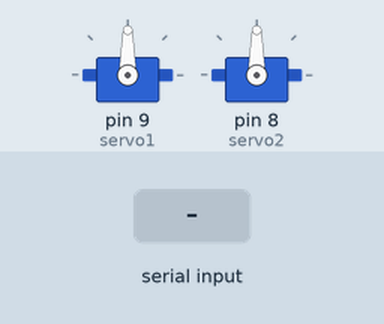
The sketch below on a simulated Arduino Uno, built with avr-gcc and run on an emulated ATmega328P. On the bench: 2 × servo. The inputs (shaded band) are chosen by the test bench.

Above: at 1.2 s.
1.3 s: "x:\n" received over Serial
At 1.9 s:
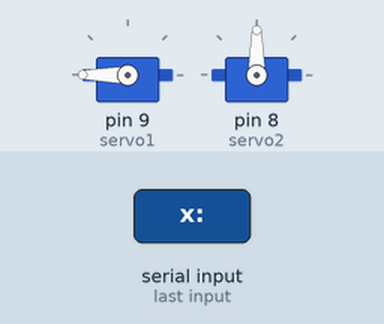
2.8 s: "y:\n" received over Serial
At 3.1 s:
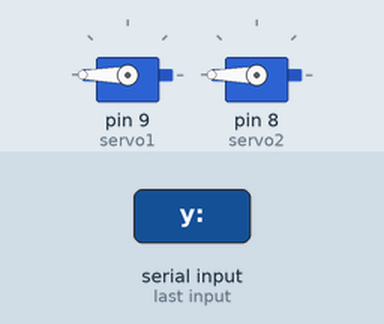
4.3 s: "x:90\n" received over Serial
At 5.5 s:
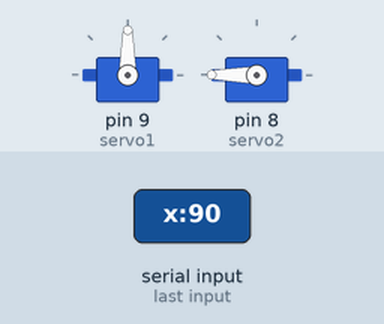
5.8 s: "x:,45\n" received over Serial
At 6.7 s:
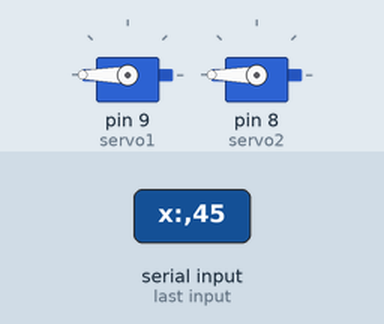
7.3 s: "y:90\n" received over Serial
At 7.8 s:
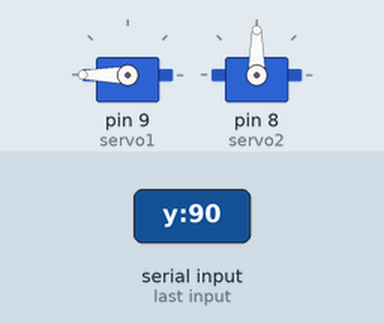
Timing chart, 0 to 9.8 s (numbered marks = the images above; inputs shaded):
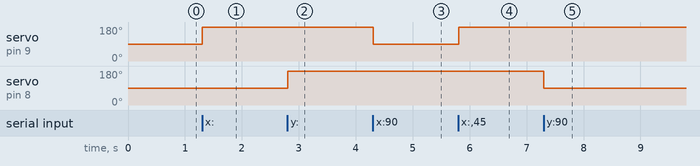

Measured:
- after the input at 1.3 s, servo on pin 9 (servo1): 90° → 180° at once
- after the input at 2.8 s, servo on pin 8 (servo2): 90° → 180° at once
- after the input at 4.3 s, servo on pin 9 (servo1): 180° → 90° at once
- after the input at 5.8 s, servo on pin 9 (servo1): 90° → 180° at once
- after the input at 7.3 s, servo on pin 8 (servo2): 180° → 90° at once

The sketch:

servo_motor_rotation.ino
```cpp
// X축 Y축 서보모터 제어(라이브러리 활용) + 시리얼 통신을 통한 각도 주고 받기
// 최종 수정일: 26.2.16

#include <Servo.h>

Servo servo1; // X축 제어용 서보모터 (Pin 9)
Servo servo2; // Y축 제어용 서보모터 (Pin 8)
int currentangle_x = 90; // X축 초기 중심각 설정
int currentangle_y = 90; // Y축 초기 중심각 설정

void setup() {
  Serial.begin(9600); // 시리얼 통신 속도 설정 (9600 bps)

  servo1.attach(9);
  servo1.write(currentangle_x);  // X축 서보모터 초기 위치 구동

  servo2.attach(8);
  servo2.write(currentangle_y);  // Y축 서보모터 초기 위치 구동
}

void loop() {
  // 시리얼 버퍼에 수신된 데이터가 있는지 확인
  if (Serial.available()) {
    // '\n'을 기준으로 문자열 수신 (이전 통신 상태 유지 목적)
    String input = Serial.readStringUntil('\n');
    input.trim(); // 문자열 앞뒤의 불필요한 공백 제거
    if (input.length() == 0) return;

    // 1. X축 현재 각도 피드백 요청 처리
    if (input.startsWith("receive_x")){
       // 하드웨어 장착 방향(역방향)을 고려한 180도 보정값 반환
       Serial.println(180-currentangle_x);
       return;
    }

    // 2. X축 목표 각도 제어 명령 처리
    if (input.startsWith("x:")){
      int val = input.substring(2).toInt(); // "x:" 이후의 제어값 추출
      if (val >=0 && val <= 180){ // 유효한 각도(0~180도) 검증
      int targetangle = 180 - val; // 하드웨어 역방향 보정 연산
      servo1.write(targetangle);

      int diff = abs(targetangle - currentangle_x); // 이동해야 할 각도량 계산
      delay(2 * diff);  // 이동 시간 (각도 변화량에 비례하여 안정화 대기)
      currentangle_x = targetangle; // 현재 각도 상태 갱신
      }
      return;
    }

    // 3. Y축 현재 각도 피드백 요청 처리
    if (input.startsWith("receive_y")){
       Serial.println(180-currentangle_y);
       return;
    }

    // 4. Y축 목표 각도 제어 명령 처리
    if (input.startsWith("y:")){
      int val = input.substring(2).toInt();
      if (val >=0 && val <= 180){
      int targetangle = 180 - val;
      servo2.write(targetangle);

      int diff = abs(targetangle - currentangle_y);
      delay(2 * diff);  // 이동 시간
      currentangle_y = targetangle;
     }
     return;
    }
  }
}
```
